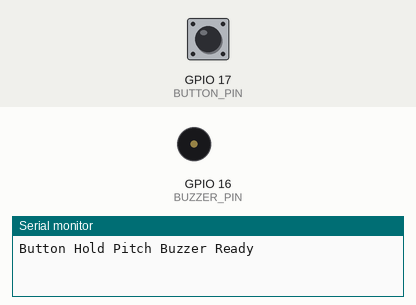
The sketch below on a simulated ESP32. Shown: buzzer (waves = sounding), the last lines printed to the serial monitor. Inputs (shaded band) come from the test bench; at power-on: GPIO 17 (BUTTON_PIN) HIGH.

Above: at 1.2 s.
1.3 s: GPIO 17 (BUTTON_PIN) pulled LOW for 0.15 s
At 2.6 s:
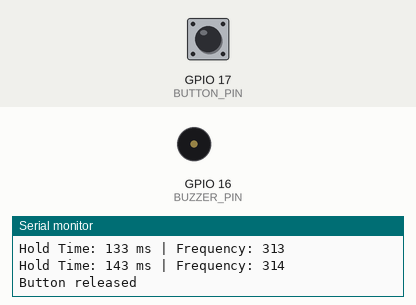
2.9 s: GPIO 17 (BUTTON_PIN) pulled LOW for 1 s
At 3.3 s:
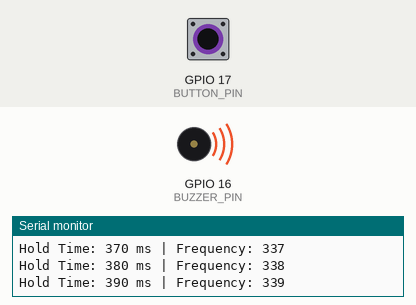
5.4 s: GPIO 17 (BUTTON_PIN) pulled LOW for 0.15 s
At 5.9 s:
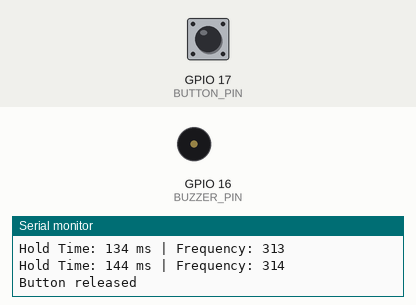
Timing chart, 0 to 8.4 s (numbered marks = the images above; inputs shaded):
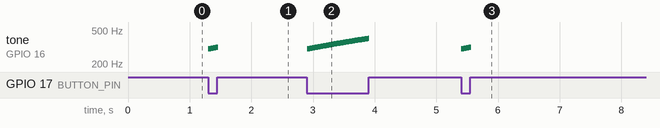

The sketch:

Button_Hold_Velocity_Accelerometer.ino
```cpp
/*
 * =============================================================================
 * BUTTON HOLD PITCH BUZZER - FreeRTOS VERSION
 * =============================================================================
 *
 * This program measures how long the push button on GPIO 17
 * is held and increases the buzzer frequency as the hold time
 * becomes longer.
 *
 * Releasing the button stops the buzzer.
 *
 * FreeRTOS:
 *   A dedicated task monitors the button and updates the buzzer frequency.
 *
 * =============================================================================
 */

#include <Arduino.h>

//=============================================================================
// GPIO Configuration
//=============================================================================

#define BUTTON_PIN 17
#define BUZZER_PIN 16

//=============================================================================
// Buzzer PWM Configuration
//=============================================================================

#define BUZZER_CHANNEL 0
#define BUZZER_RES     8

//=============================================================================
// FreeRTOS Configuration
//=============================================================================

#define BUTTON_TASK_STACK_SIZE 4096
#define BUTTON_TASK_PRIORITY   1

#define BUTTON_CHECK_INTERVAL 10

//=============================================================================
// Button State
//=============================================================================

unsigned long pressStart = 0;
bool buttonPressed = false;

//=============================================================================
// Button/Buzzer Task
//=============================================================================

void buttonBuzzerTask(void *parameter)
{
    while (true)
    {
        bool pressed =
            digitalRead(BUTTON_PIN) == LOW;

        //-------------------------------------------------------------------------
        // Detect Button Press
        //-------------------------------------------------------------------------

        if (
            pressed &&
            !buttonPressed
        )
        {
            buttonPressed = true;

            pressStart = millis();

            Serial.println(
                "Button pressed"
            );
        }

        //-------------------------------------------------------------------------
        // Increase Pitch While Held
        //-------------------------------------------------------------------------

        if (pressed)
        {
            unsigned long holdTime =
                millis() - pressStart;

            int frequency =
                300 +
                (holdTime / 10);

            // Limit the maximum frequency.
            frequency =
                constrain(
                    frequency,
                    300,
                    4000
                );

            ledcWriteTone(
                BUZZER_CHANNEL,
                frequency
            );

            Serial.print(
                "Hold Time: "
            );

            Serial.print(
                holdTime
            );

            Serial.print(
                " ms | Frequency: "
            );

            Serial.println(
                frequency
            );
        }

        //-------------------------------------------------------------------------
        // Detect Button Release
        //-------------------------------------------------------------------------

        if (
            !pressed &&
            buttonPressed
        )
        {
            buttonPressed = false;

            // Stop the buzzer.
            ledcWrite(
                BUZZER_CHANNEL,
                0
            );

            Serial.println(
                "Button released"
            );
        }

        // Give the CPU to other FreeRTOS tasks.
        vTaskDelay(
            pdMS_TO_TICKS(
                BUTTON_CHECK_INTERVAL
            )
        );
    }
}

//=============================================================================
// Setup
//=============================================================================

void setup()
{
    Serial.begin(115200);

    //-------------------------------------------------------------------------
    // Button
    //-------------------------------------------------------------------------

    pinMode(
        BUTTON_PIN,
        INPUT_PULLUP
    );

    //-------------------------------------------------------------------------
    // Buzzer PWM
    //-------------------------------------------------------------------------

    ledcSetup(
        BUZZER_CHANNEL,
        1000,
        BUZZER_RES
    );

    ledcAttachPin(
        BUZZER_PIN,
        BUZZER_CHANNEL
    );

    ledcWrite(
        BUZZER_CHANNEL,
        0
    );

    Serial.println(
        "Button Hold Pitch Buzzer Ready"
    );

    //-------------------------------------------------------------------------
    // Create FreeRTOS Task
    //-------------------------------------------------------------------------

    xTaskCreatePinnedToCore(
        buttonBuzzerTask,
        "Button Buzzer Task",
        BUTTON_TASK_STACK_SIZE,
        NULL,
        BUTTON_TASK_PRIORITY,
        NULL,
        1
    );
}

//=============================================================================
// Arduino Loop
//=============================================================================

void loop()
{
    vTaskDelay(
        pdMS_TO_TICKS(1000)
    );
}
```

Measured:
- after the input at 1.3 s, tone on GPIO 16 (BUZZER_PIN): plays 300 Hz for 0.01 s, 301 Hz for 0.01 s, 302 Hz for 0.01 s, 303 Hz for 0.01 s, 304 Hz for 0.01 s, 305 Hz for 0.01 s … (15 notes in this stretch), starting at once
- after the input at 2.9 s, tone on GPIO 16 (BUZZER_PIN): plays 300 Hz for 0.01 s, 301 Hz for 0.01 s, 302 Hz for 0.01 s, 303 Hz for 0.01 s, 304 Hz for 0.01 s, 305 Hz for 0.01 s … (97 notes in this stretch), starting at once
- after the input at 5.4 s, tone on GPIO 16 (BUZZER_PIN): plays 300 Hz for 0.01 s, 301 Hz for 0.01 s, 302 Hz for 0.01 s, 303 Hz for 0.01 s, 304 Hz for 0.01 s, 305 Hz for 0.01 s … (15 notes in this stretch), starting at once
